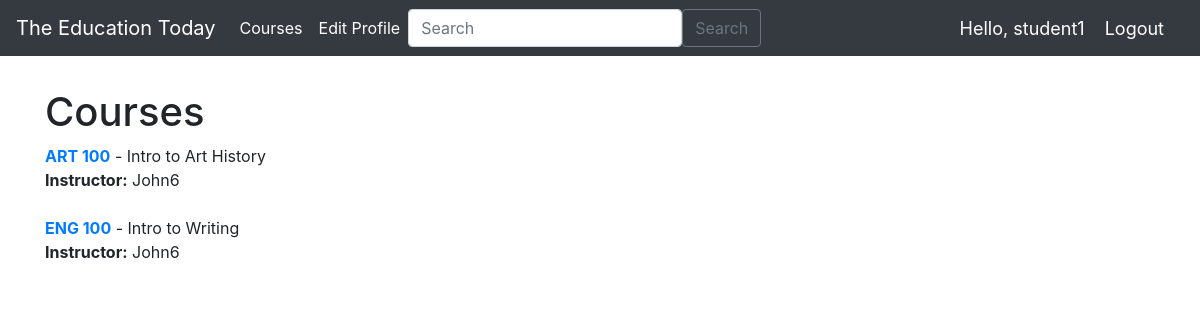
The page /students/courses/ (signed in) on the database its author committed.
### teachers/models.py (models this page shows, shortened)
class Student_Course(models.Model):
    student = models.ForeignKey(User, on_delete=models.CASCADE)
    course = models.ForeignKey(Course, on_delete=models.CASCADE)

class Course(models.Model):
    id = models.AutoField(primary_key=True)
    name = models.CharField(max_length=120)
    subject_name = models.CharField(max_length=255, default="Intro to Art History")
    teacher = models.ForeignKey(User, on_delete=models.CASCADE)
    created_at = models.DateTimeField(auto_now_add=True)

### students/views.py (the view)
# urls.py: path('courses/', views.courses, name="courses"),
@login_required(login_url='signin')
def courses(request):
    if request.user.account.is_teacher:
        courses = Course.objects.filter(teacher=request.user).order_by('name')
    else:
        courses = Student_Course.objects.filter(student=request.user).order_by('course')
    return render(request, 'students/courses.html', {'courses': courses})

### students/templates/students/courses.html (shortened to what this page needs)
{% extends "students/base.html" %}
{% block content %}
<br/>
<div class="container my-2">
    <h1>Courses</h1>
    {% for student_course in courses %}
        <strong><a href="{% url 'students:course_detail' student_course.course.id %}">{{ student_course.course.name }}</a></strong> -
        {{ student_course.course.subject_name }}
        <br/>
        <strong>Instructor:</strong> {{ student_course.course.teacher }}
        <br/><br/>
    {% endfor %}
</div>
{%endblock %}

### students/templates/students/navbar.html (shortened to what this page needs)
{% load static %}
<nav class="navbar navbar-expand-lg navbar-dark bg-dark">
    <a class="navbar-brand" href="{% url 'students:main' %}">The Education Today</a>
    <div class="collapse navbar-collapse" id="navbarNav">
      <ul class="navbar-nav">
        <li class="nav-item active">
          <a class="nav-link" href="{% url 'students:courses' %}">Courses</a>
        </li>
      <li class="nav-item active">
        <a class="nav-link" href="{% url 'students:edit_profile' %}">Edit Profile</a>
      </li>
      </ul>
      <form class="d-flex" method="POST" action="{% url 'students:search' %}">
        <input class="form-control me-2" type="search" placeholder="Search" aria-label="Search" name="searched">
        <button class="btn btn-outline-secondary" type="submit">Search</button>
      </form>
    </div>
    {% if user.is_authenticated %}
    <span class="hello-msg"> Hello, {{request.user}} </span>
    <span><a class="hello-msg" href="{% url 'account:signout' %}">Logout</a></span>
    {% endif %}
  </nav>

### students/templates/students/navbar.html (style rules this page uses)
.hello-msg { font-size: 18px; color: #fff; margin-right: 20px }

### rows shown on the page
Student_Course: course.name "ART 100", course.subject_name "Intro to Art History", course.teacher "John6"
Student_Course: course.name "ENG 100", course.subject_name "Intro to Writing", course.teacher "John6"

### other values the page prints
{{ request.user }} "student1"
